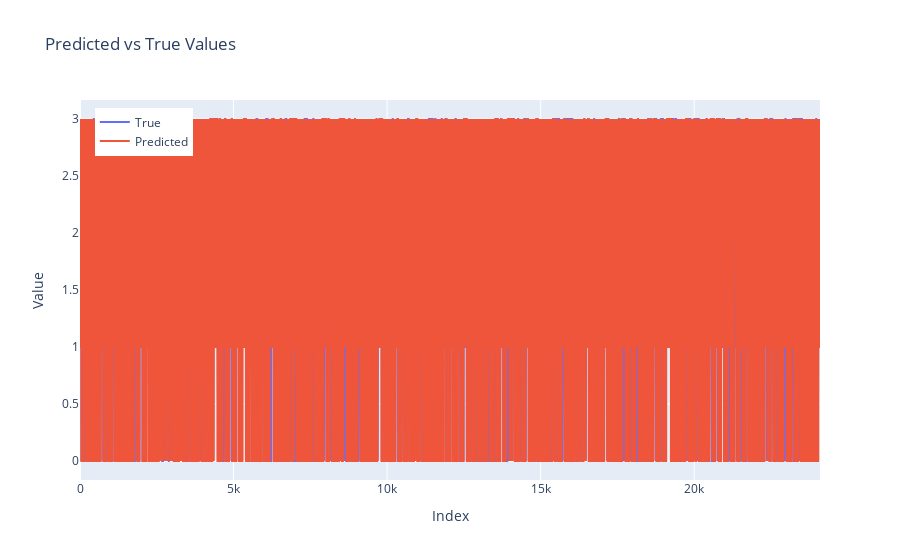

This figure's notebook cell:
### Code cell
fig = go.Figure()
fig.add_trace(go.Scatter(y=trues, mode='lines', name='True'))
fig.add_trace(go.Scatter(y=predicted, mode='lines', name='Predicted'))

fig.update_layout(
    title="Predicted vs True Values",
    xaxis_title="Index",
    yaxis_title="Value",
    legend=dict(x=0.02, y=0.98)
)
fig.show()

### Figure 1 — Plotly figure (JSON) as saved in the notebook; plotly's stock layout.template omitted (floating-point values rounded to 4 significant figures; data arrays with more than 128 entries replaced by an {"elided": "..."} marker saying what was removed)
{"data": [{"mode": "lines", "name": "True", "type": "scatter", "y": {"elided": "24097 int values"}}, {"mode": "lines", "name": "Predicted", "type": "scatter", "y": {"elided": "24097 int values"}}], "layout": {"legend": {"x": 0.02, "y": 0.98}, "title": {"text": "Predicted vs True Values"}, "xaxis": {"title": {"text": "Index"}}, "yaxis": {"title": {"text": "Value"}}}}
